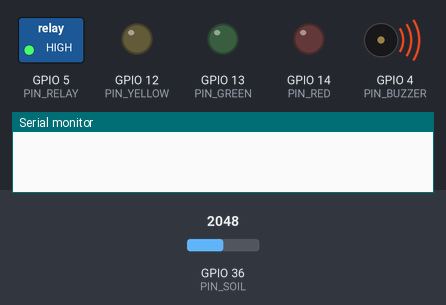
Recording of a sketch running on a simulated ESP32. Shown: switched loads named in the sketch (green lamp = pin HIGH), output pins drawn as LEDs (lit = HIGH), buzzer (waves = sounding, pin HIGH), the last lines printed to the serial monitor. The test bench sets the inputs (shaded band); at power-on: GPIO 36 (PIN_SOIL) = 2048.

Above: at 0.1 s.
At 0.9 s:
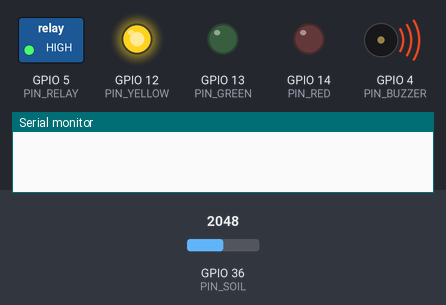
At 1.5 s:
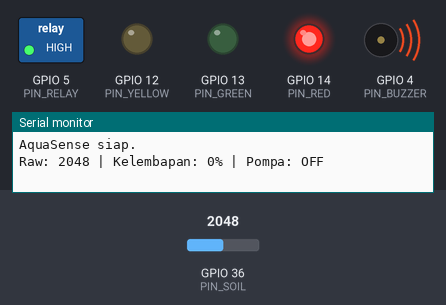
At 2.76 s:
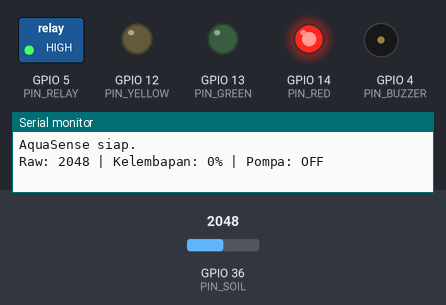
At 7.3 s:
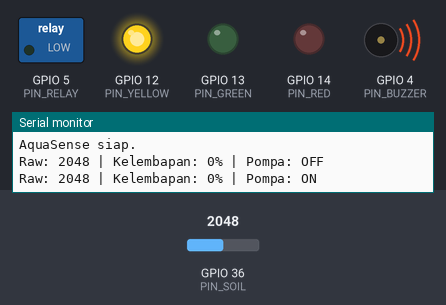
At 36.6 s:
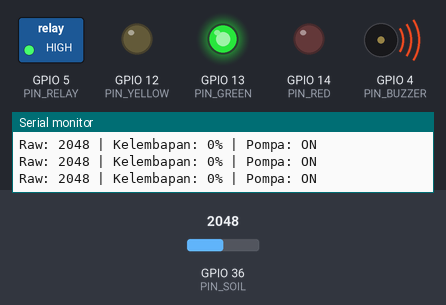
Timing chart, 0 to 38.1 s (numbered marks = the images above):
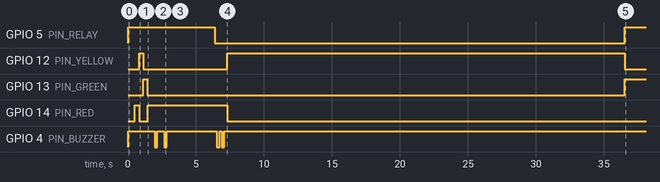

Measured:
- by itself, GPIO 5 (PIN_RELAY): HIGH → LOW at 6.4 s, → HIGH 30.1 s later
- by itself, GPIO 12 (PIN_YELLOW): HIGH → LOW at 1.1 s, → HIGH 6.2 s later, → LOW 29.2 s later
- by itself, GPIO 13 (PIN_GREEN): HIGH → LOW at 1.4 s, → HIGH 35.1 s later
- by itself, GPIO 14 (PIN_RED): HIGH → LOW at 0.81 s, → HIGH 0.65 s later, → LOW 5.8 s later
- by itself, GPIO 4 (PIN_BUZZER): HIGH → LOW at 2.0 s, → HIGH 0.20 s later, → LOW 0.50 s later, → HIGH 0.20 s later, … (8 changes in this stretch)

The sketch:

irrigationNEW.ino
```cpp
#define PIN_SOIL    A0
#define PIN_RELAY   5
#define PIN_RED     14
#define PIN_YELLOW  12
#define PIN_GREEN   13
#define PIN_BUZZER  4

#define RELAY_ON    LOW
#define RELAY_OFF   HIGH

const int SOIL_DRY = 800;
const int SOIL_WET = 350;

const int THRESHOLD_ON  = 35;
const int THRESHOLD_OFF = 60;

const unsigned long READ_INTERVAL = 200;
const unsigned long PUMP_MAX_TIME = 30000;
const unsigned long PUMP_COOLDOWN = 5000;

bool pumpOn = false;
unsigned long pumpStart = 0;
unsigned long pumpStop = 0;
unsigned long lastRead = 0;

int soilRaw = 0;
int soilPercent = 0;

void buzzerOff() {
  digitalWrite(PIN_BUZZER, HIGH);
  delay(10);
}

void beepPattern(int times, int duration, int pause) {
  for (int i = 0; i < times; i++) {
    digitalWrite(PIN_BUZZER, HIGH);
    delay(duration);
    digitalWrite(PIN_BUZZER, LOW);
    if (i < times - 1) delay(pause);
  }
  buzzerOff();
}

void warningBeep() {

  beepPattern(3, 500, 200);
}

void pumpingBeep() {

  beepPattern(3, 150, 200);
}


int readSoilPercent() {
  long sum = 0;
  for (int i = 0; i < 10; i++) {
    sum += analogRead(PIN_SOIL);
    delay(5);
  }
  int raw = sum / 10;
  soilRaw = raw;
  int pct = map(raw, SOIL_DRY, SOIL_WET, 0, 100);
  return constrain(pct, 0, 100);
}

void setLeds(bool r, bool y, bool g) {
  digitalWrite(PIN_RED, r);
  digitalWrite(PIN_YELLOW, y);
  digitalWrite(PIN_GREEN, g);
}

void pumpControl(bool on) {
  pumpOn = on;
  digitalWrite(PIN_RELAY, on ? RELAY_ON : RELAY_OFF);
  if (on) {
    pumpStart = millis();
    pumpingBeep();
  } else {
    pumpStop = millis();
    buzzerOff();
  }
}

void setup() {
  digitalWrite(PIN_RELAY, RELAY_OFF);
  digitalWrite(PIN_RED, LOW);
  digitalWrite(PIN_YELLOW, LOW);
  digitalWrite(PIN_GREEN, LOW);
  digitalWrite(PIN_BUZZER, LOW);

  pinMode(PIN_RELAY, OUTPUT);
  pinMode(PIN_RED, OUTPUT);
  pinMode(PIN_YELLOW, OUTPUT);
  pinMode(PIN_GREEN, OUTPUT);
  pinMode(PIN_BUZZER, OUTPUT);

  digitalWrite(PIN_RELAY, RELAY_OFF);
  buzzerOff();
  setLeds(LOW, LOW, LOW);

  Serial.begin(115200);
  delay(500);

  setLeds(HIGH, LOW, LOW); delay(300);
  setLeds(LOW, HIGH, LOW); delay(300);
  setLeds(LOW, LOW, HIGH); delay(300);
  setLeds(LOW, LOW, LOW);

  Serial.println("AquaSense siap.");
}

void loop() {
  unsigned long now = millis();

  if (now - lastRead >= READ_INTERVAL) {
    lastRead = now;
    soilPercent = readSoilPercent();

    Serial.printf("Raw: %d | Kelembapan: %d%% | Pompa: %s\n",
                  soilRaw, soilPercent, pumpOn ? "ON" : "OFF");

    if (!pumpOn) {
      bool cooldownDone = (pumpStop == 0) || (now - pumpStop >= PUMP_COOLDOWN);

      if (soilPercent < THRESHOLD_ON && cooldownDone) {
        setLeds(HIGH, LOW, LOW);
        warningBeep();
        buzzerOff();
        delay(3000);

        pumpControl(true);
      } else {
        setLeds(LOW, LOW, HIGH);
        buzzerOff();
      }
    }
    else {
      if (soilPercent >= THRESHOLD_OFF || (now - pumpStart >= PUMP_MAX_TIME)) {
        pumpControl(false);
        setLeds(LOW, LOW, HIGH);
        buzzerOff();
      } else {
        setLeds(LOW, HIGH, LOW);
        buzzerOff();
      }
    }
  }
}
```
